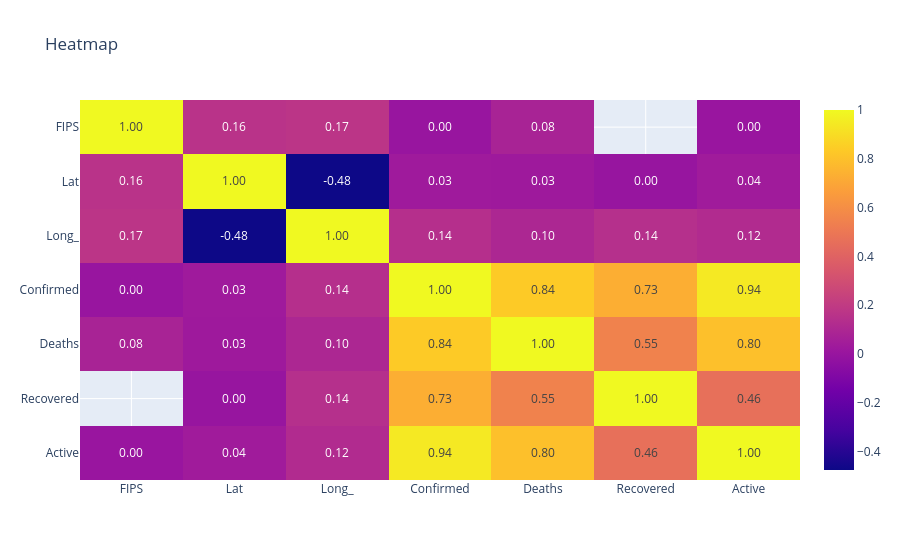

Notebook cell for this chart:
### Code cell
import plotly.express as px 

fig_px = px.imshow(
    doc2,
    text_auto=".2f",
    aspect = "auto",
    title="Heatmap"
)

fig_px.show()

### Figure 1 — Plotly figure (JSON) as saved in the notebook; plotly's stock layout.template omitted (floating-point values rounded to 4 significant figures)
{"data": [{"coloraxis": "coloraxis", "hovertemplate": "x: %{x}<br>y: %{y}<br>color: %{z}<extra></extra>", "name": "0", "texttemplate": "%{z:.2f}", "type": "heatmap", "x": ["FIPS", "Lat", "Long_", "Confirmed", "Deaths", "Recovered", "Active"], "xaxis": "x", "y": ["FIPS", "Lat", "Long_", "Confirmed", "Deaths", "Recovered", "Active"], "yaxis": "y", "z": [[1, 0.1607, 0.1715, -0.0005036, 0.07647, null, 0.002718], [0.1607, 1, -0.4764, 0.02939, 0.02631, -0.002781, 0.03563], [0.1715, -0.4764, 1, 0.1411, 0.09692, 0.1419, 0.1197], [-0.0005036, 0.02939, 0.1411, 1, 0.8372, 0.7273, 0.9425], [0.07647, 0.02631, 0.09692, 0.8372, 1, 0.5469, 0.7965], [null, -0.002781, 0.1419, 0.7273, 0.5469, 1, 0.4625], [0.002718, 0.03563, 0.1197, 0.9425, 0.7965, 0.4625, 1]]}], "layout": {"coloraxis": {"colorscale": [[0, "#0d0887"], [0.1111, "#46039f"], [0.2222, "#7201a8"], [0.3333, "#9c179e"], [0.4444, "#bd3786"], [0.5556, "#d8576b"], [0.6667, "#ed7953"], [0.7778, "#fb9f3a"], [0.8889, "#fdca26"], [1, "#f0f921"]]}, "title": {"text": "Heatmap"}, "xaxis": {"anchor": "y", "domain": [0, 1]}, "yaxis": {"anchor": "x", "autorange": "reversed", "domain": [0, 1]}}}
